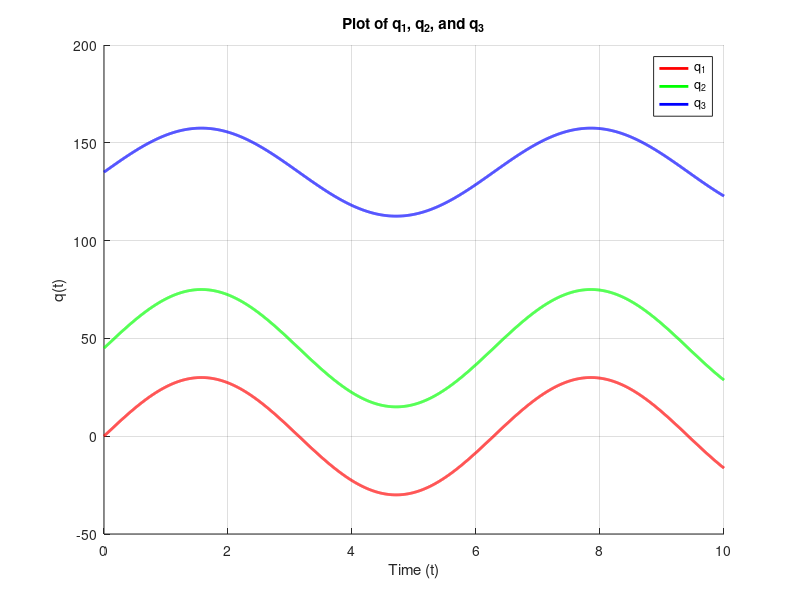

The MATLAB script that drew this image:
% Define the time vector t with 4351 points from 0 to 10
t = linspace(0, 10, 4351);

% Define the functions q_1, q_2, and q_3
q_1 = 30 * sin(t);
q_2 = 30 * sin(t) + 45;
q_3 = 22.5 * sin(t) + 135;

% Plot the functions
figure; % Create a new figure window
hold on; % Hold the plot so that multiple functions can be plotted on the same graph

plot(t, q_1, 'r', 'LineWidth', 2); % Plot q_1 in red
plot(t, q_2, 'g', 'LineWidth', 2); % Plot q_2 in green
plot(t, q_3, 'b', 'LineWidth', 2); % Plot q_3 in blue

% Add labels and title
xlabel('Time (t)');
ylabel('q(t)');
title('Plot of q_1, q_2, and q_3');

% Add a legend
legend('q_1', 'q_2', 'q_3');

% Display grid
grid on;

hold off; % Release the hold on the plot
